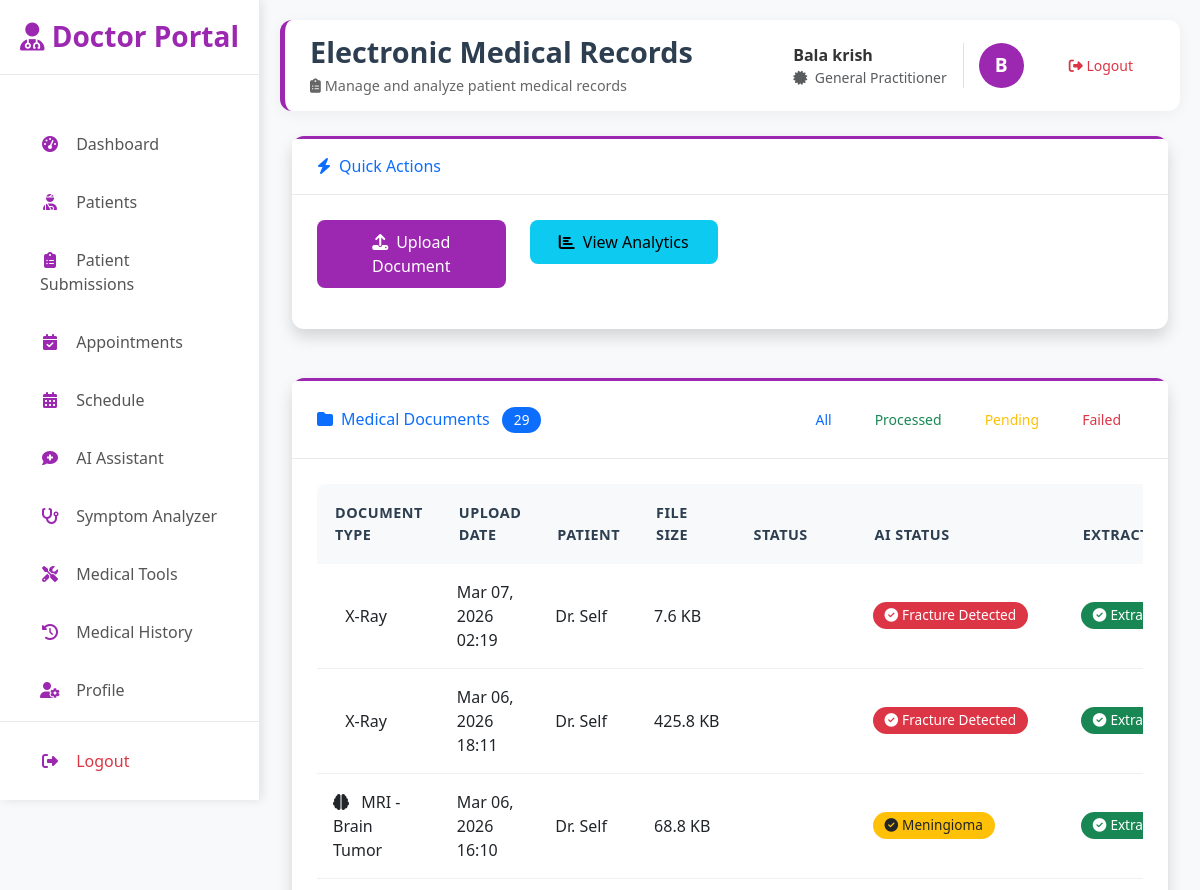
Page /doctor/emr/ (signed in, upper part) on the earlier database version.
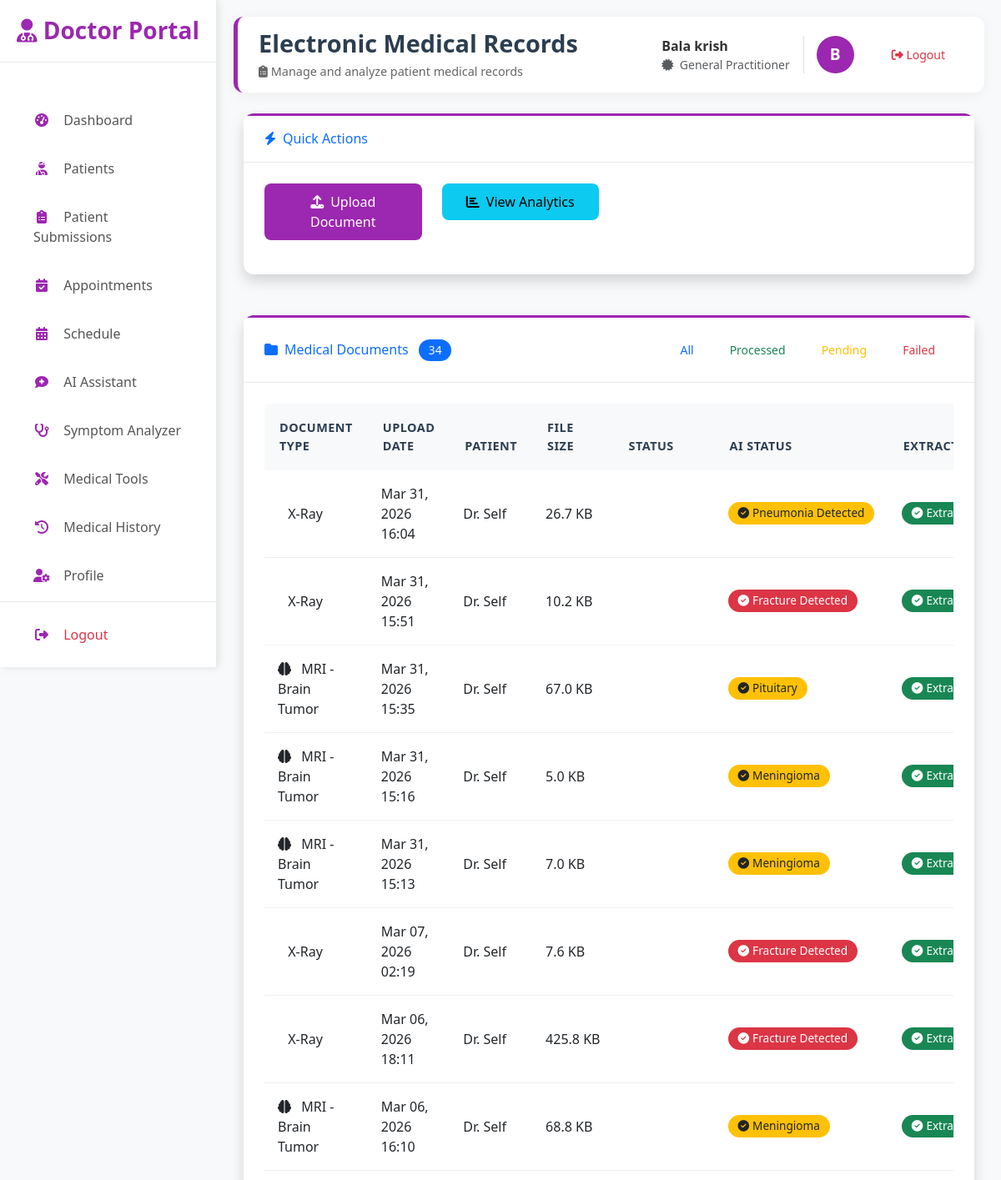
Same page on the later database version.
### core/models.py (models this page shows, shortened)
class MedicalDocument(models.Model):
    DOCUMENT_TYPE_CHOICES = [
        ('lab_report', 'Lab Report'),
        ('xray', 'X-Ray'),
        ('mri', 'MRI - Brain Tumor'),
        ('ct_scan', 'CT Scan'),
        ('discharge_summary', 'Discharge Summary'),
        ('medical_certificate', 'Medical Certificate'),
        ('insurance_form', 'Insurance Form'),
        ('other', 'Other'),
    ]
    document_id = models.UUIDField(default=uuid.uuid4, editable=False, unique=True)
    patient = models.ForeignKey(User, on_delete=models.CASCADE, related_name='medical_documents')
    doctor = models.ForeignKey(User, on_delete=models.CASCADE, related_name='created_documents', null=True, blank=True)
    document_type = models.CharField(max_length=50, choices=DOCUMENT_TYPE_CHOICES)
    original_filename = models.CharField(max_length=255)
    encrypted_filename = models.CharField(max_length=255)
    file_size = models.IntegerField()
    mime_type = models.CharField(max_length=100)
    extracted_text = models.TextField(blank=True)  # OCR extracted text
    extracted_data = models.JSONField(default=dict, blank=True)  # Structured extracted data
    diagnosis = models.TextField(blank=True)
    medications = models.JSONField(default=list, blank=True)
    lab_results = models.JSONField(default=list, blank=True)
    upload_date = models.DateTimeField(auto_now_add=True)
    document_date = models.DateField(null=True, blank=True)
    is_processed = models.BooleanField(default=False)
    processing_status = models.CharField(max_length=50, default='pending', choices=[
        ('pending', 'Pending'),
        ('processing', 'Processing'),
        ('processed', 'Processed'),
        ('failed', 'Failed'),
    ])
    ai_prediction = models.CharField(max_length=50, null=True, blank=True)
    ai_confidence = models.FloatField(null=True, blank=True)
    ai_summary = models.TextField(null=True, blank=True)  # AI-generated descriptive summary
    ai_heatmap = models.ImageField(upload_to='heatmaps/', null=True, blank=True)
    ai_status = models.CharField(max_length=20, default='Pending', choices=[
        ('Pending', 'Pending'),
        ('Processing', 'Processing'),
        ('Completed', 'Completed'),
        ('Failed', 'Failed'),
    ])
    created_by = models.ForeignKey(User, on_delete=models.SET_NULL, null=True, related_name='uploaded_documents')
    class Meta:
        ordering = ['-upload_date']
        verbose_name = "Medical Document"
        verbose_name_plural = "Medical Documents"
    def get_ai_summary(self):
        if not self.ai_summary:
            return ""
        try:
            from core.services.crypto_service import decrypt_data
            import base64
            try:
                encrypted_bytes = base64.b64decode(self.ai_summary)
                data = decrypt_data(encrypted_bytes)
                if isinstance(data, dict):
                    return data.get('summary', data.get('analysis', ''))
                return str(data)
            except:
                return self.ai_summary
        except Exception as e:
            print(f"Error decrypting AI summary: {e}")
            return self.ai_summary

class User(AbstractUser):
    ROLE_CHOICES = (
        ('admin', 'Admin'),
        ('doctor', 'Doctor'),
        ('researcher', 'Researcher'),
        ('patient', 'Patient'),
    )
    STATUS_CHOICES = (
        ('pending', 'Pending Approval'),
        ('approved', 'Approved'),
        ('rejected', 'Rejected'),
    )
    RISK_LEVEL_CHOICES = (
        ('low', 'Low'),
        ('medium', 'Medium'),
        ('high', 'High'),
        ('critical', 'Critical'),
    )
    role = models.CharField(max_length=20, choices=ROLE_CHOICES, default='patient')
    status = models.CharField(max_length=20, choices=STATUS_CHOICES, default='pending')
    email = models.EmailField(unique=True)
    full_name = models.CharField(max_length=255, blank=True)
    phone_regex = RegexValidator(regex=r'^\+?1?\d{9,15}$',
                                message="Phone number must be entered in the format: '+999999999'. Up to 15 digits allowed.")
    phone = models.CharField(validators=[phone_regex], max_length=17, blank=True)
    address = models.TextField(blank=True)
    date_of_birth = models.DateField(null=True, blank=True)
    profile_picture = models.ImageField(upload_to='profile_pics/', null=True, blank=True)
    specialization = models.CharField(max_length=100, blank=True)  # Doctor
    license_number = models.CharField(max_length=50, blank=True)  # Doctor
    institution = models.CharField(max_length=200, blank=True)  # Researcher
    research_area = models.TextField(blank=True)  # Researcher
    qualifications = models.CharField(max_length=255, blank=True)  # e.g., M.B.B.S, M.D.
    clinic_name = models.CharField(max_length=255, blank=True)
    clinic_address = models.TextField(blank=True)
    signature = models.ImageField(upload_to='signatures/', null=True, blank=True)
    biography = models.TextField(blank=True)
    risk_level = models.CharField(max_length=20, choices=RISK_LEVEL_CHOICES, blank=True)
    ml_confidence_score = models.FloatField(default=0.0)
    last_analysis = models.DateTimeField(null=True, blank=True)
    created_at = models.DateTimeField(auto_now_add=True)
    updated_at = models.DateTimeField(auto_now=True)
    is_verified = models.BooleanField(default=False)
    verification_token = models.UUIDField(default=uuid.uuid4, editable=False)
    class Meta:
        ordering = ['-date_joined']
    def get_full_name(self):
        if self.full_name:
            return self.full_name
        return super().get_full_name()
    def is_doctor(self):
        return self.role == 'doctor'
    def is_patient(self):
        return self.role == 'patient'

### core/views/emr_doctor_views.py (the view, shortened to what this page needs)
# urls.py: path('doctor/emr/', emr_doctor_views.emr_dashboard, name='emr_dashboard'),
@login_required
def emr_dashboard(request):
    if not request.user.is_patient() and not request.user.is_doctor():
        messages.error(request, "You don't have permission to access EMR.")
        return redirect('dashboard')
    context = {
        'active_tab': 'emr',
        'page_title': 'Electronic Medical Records',
        'EMR_SERVICE_AVAILABLE': EMR_SERVICE_AVAILABLE
    }
    if request.user.is_patient():
        documents = MedicalDocument.objects.filter(patient=request.user).order_by('-upload_date')
        predictions = EMRPrediction.objects.filter(patient=request.user).order_by('-created_at')
        context.update({
            'documents': documents,
            'predictions': predictions,
            'total_documents': documents.count(),
            'processed_docs': documents.filter(is_processed=True).count(),
            'pending_docs': documents.filter(processing_status='pending').count(),
        })
    return render(request, 'core/emr_dashboard.html', context)

### core/models.py (called while the page is built)
    def get_llm_analysis(self):
        if not self.llm_analysis:
            return ""
        try:
            from core.services.crypto_service import decrypt_data
            import base64
            import json
            encrypted_bytes = base64.b64decode(self.llm_analysis)
            data = decrypt_data(encrypted_bytes)
            if isinstance(data, dict):
                return data.get('analysis', '')
            return str(data)
        except Exception as e:
            print(f"Error decrypting LLM analysis: {e}")
            return "Error: Could not decrypt analysis data."

### core/services/crypto_service.py (called while the page is built)
def decrypt_data(token: bytes) -> dict:
    decrypted = fernet.decrypt(token)
    return json.loads(decrypted.decode())

### templates/core/emr_dashboard.html (shortened to what the changed rows need)
{% extends 'doctor/doctor_base.html' %}
{% load static %}
{% block page_title %}Electronic Medical Records{% endblock %}
{% block content %}
<div class="container-fluid">
    <div class="row">
        <div class="col-lg-12">
            <div class="card shadow">
                <div class="card-header d-flex justify-content-between align-items-center">
                    <h6 class="m-0 font-weight-bold text-primary">
                        <i class="fas fa-folder me-2"></i>Medical Documents
                        {% if documents %}
                        <span class="badge bg-primary ms-2">{{ documents.count }}</span>
                        {% endif %}
                    </h6>
                </div>
                <div class="card-body">
                    {% if documents %}
                    <div class="table-responsive">
                        <table class="table table-hover" id="documentsTable">
                            <thead>
                                <tr>
                                    <th>Document Type</th>
                                    <th>Upload Date</th>
                                    <th>Patient</th>
                                    <th>File Size</th>
                                    <th>Status</th>
                                    <th>AI Status</th>
                                    <th>Extraction</th>
                                </tr>
                            </thead>
                            <tbody>
                                {% for doc in documents %}
                                <tr class="document-row" data-status="{{ doc.processing_status }}">
                                    <td>
                                        <i
                                            class="fas {% if doc.document_type == 'mri' %}fa-brain{% endif %} me-2"></i>
                                        {{ doc.get_document_type_display }}
                                    </td>
                                    <td>{{ doc.upload_date|date:"M d, Y H:i" }}</td>
                                    <td>
                                        {% if request.user.is_doctor %}
                                        {{ doc.patient.full_name }}
                                        {% else %}
                                        Dr. {{ doc.doctor.full_name|default:"Self" }}
                                        {% endif %}
                                    </td>
                                    <td>{{ doc.file_size|filesizeformat }}</td>
                                    <td>
                                        {% if doc.processing_status == 'processed' %}
                                        <span class="badge badge-success">Processed</span>
                                        {% elif doc.processing_status == 'processing' %}
                                        <span class="badge badge-warning">Processing</span>
                                        {% elif doc.processing_status == 'failed' %}
                                        <span class="badge badge-danger">Failed</span>
                                        {% else %}
                                        <span class="badge badge-secondary">Pending</span>
                                        {% endif %}
                                    </td>
                                    <td>
                                        {% if doc.document_type == 'mri' or doc.document_type == 'xray' %}
                                        <a href="#" class="text-decoration-none" data-bs-toggle="modal"
                                            data-bs-target="#aiResultModal"
                                            data-prediction="{{ doc.ai_prediction|default:''|escape }}"
                                            data-confidence="{% if doc.ai_confidence %}{{ doc.ai_confidence|floatformat:2 }}{% endif %}"
                                            data-summary="{{ doc.get_ai_summary|default:''|escape }}"
                                            data-heatmap="{% if doc.ai_heatmap %}{{ doc.ai_heatmap.url }}{% endif %}"
                                            data-type="{{ doc.document_type }}" onclick="showAIModal(this)">
                                            {% if doc.ai_status == 'Completed' %}
                                            {% with p=doc.ai_prediction|lower %}
                                            <span
                                                class="badge {% if 'normal' in p or 'notumor' in p %}bg-success{% elif 'pneumonia' in p or 'meningioma' in p or 'pituitary' in p %}bg-warning text-dark{% else %}bg-danger{% endif %}">
                                                <i class="fas fa-check-circle me-1"></i>{{ doc.ai_prediction|title }}
                                            </span>
                                            {% endwith %}
                                            {% elif doc.ai_status == 'Processing' %}
                                            <span class="badge bg-warning text-dark">
                                                <i class="fas fa-spinner fa-spin me-1"></i>Analyzing
                                            </span>
                                            {% elif doc.ai_status == 'Failed' %}
                                            <span class="badge bg-danger">
                                                <i class="fas fa-times-circle me-1"></i>Failed
                                            </span>
                                            {% else %}
                                            <span class="badge bg-info">
                                                <i class="fas fa-clock me-1"></i>Queued
                                            </span>
                                            {% endif %}
                                        </a>
                                        {% else %}
                                        <span class="text-muted small">N/A</span>
                                        {% endif %}
                                    </td>
                                    <td>
                                        {% if doc.is_processed %}
                                        <span class="badge bg-success">
                                            <i class="fas fa-check-circle me-1"></i>Extracted
                                        </span>
                                        {% else %}
                                        <span class="badge bg-warning">
                                            <i class="fas fa-clock me-1"></i>Not Processed
                                        </span>
                                        {% endif %}
                                    </td>
                                </tr>
                                {% endfor %}
                            </tbody>
                        </table>
                    </div>
                    {% endif %}
                </div>
            </div>
        </div>
    </div>
</div>
{% endblock %}

Differences in the rows shown:
added MedicalDocument: document_type "X-Ray", upload_date "Mar 31, 2026 16:04", doctor.full_name "Self", file_size|filesizeformat "26.7 KB", ai_prediction "Pneumonia Detected", is_processed True (drawn)
added MedicalDocument: document_type "X-Ray", upload_date "Mar 31, 2026 15:51", doctor.full_name "Self", file_size|filesizeformat "10.2 KB", ai_prediction "Fracture Detected", is_processed True (drawn), ai_confidence 12.24 (drawn)
added MedicalDocument: document_type "MRI - Brain Tumor", upload_date "Mar 31, 2026 15:35", doctor.full_name "Self", file_size|filesizeformat "67.0 KB", ai_prediction "Pituitary", is_processed True (drawn)
added MedicalDocument: document_type "MRI - Brain Tumor", upload_date "Mar 31, 2026 15:16", doctor.full_name "Self", file_size|filesizeformat "5.0 KB", ai_prediction "Meningioma", is_processed True (drawn)
added MedicalDocument: document_type "MRI - Brain Tumor", upload_date "Mar 31, 2026 15:13", doctor.full_name "Self", file_size|filesizeformat "7.0 KB", ai_prediction "Meningioma", is_processed True (drawn)
Other differences:
{{ documents.count }}: "29" → "34"
